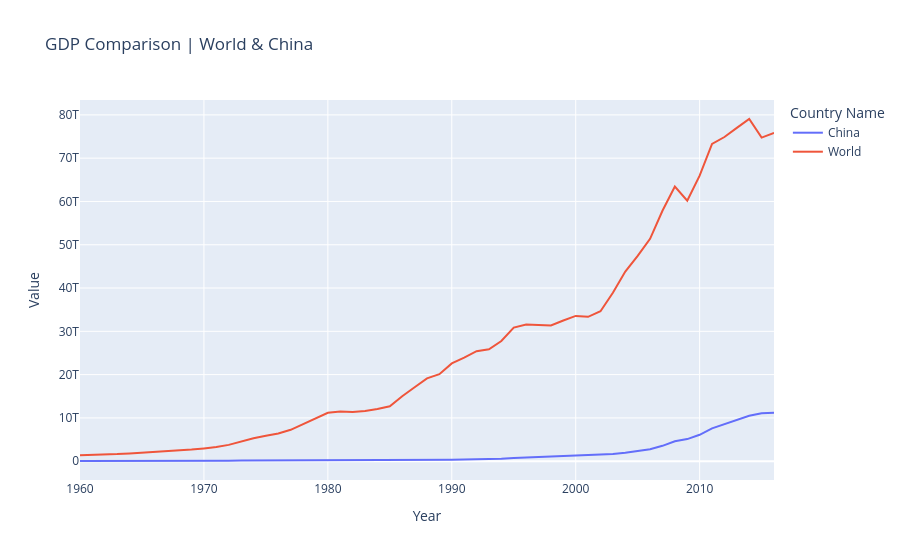

The cell this chart's notebook holds for it:
### Markdown cell above
## China vs. World Total

### Code cell
china = df[df['Country Name'] == 'China']
world = df[df['Country Name'] == 'World']
compare_df = pd.concat([china, world], axis=0)

fig = px.line(compare_df, x='Year', y='Value', title='GDP Comparison | World & China', color='Country Name')
pyo.plot(fig, filename='output/world_china_gdp.html', auto_open=False)
fig
